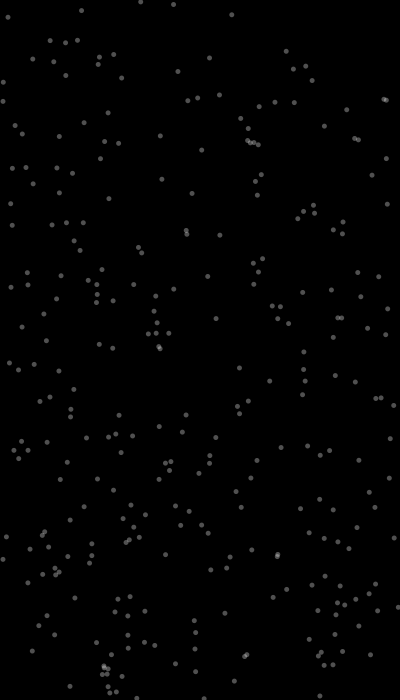
Frame 1 (no input)
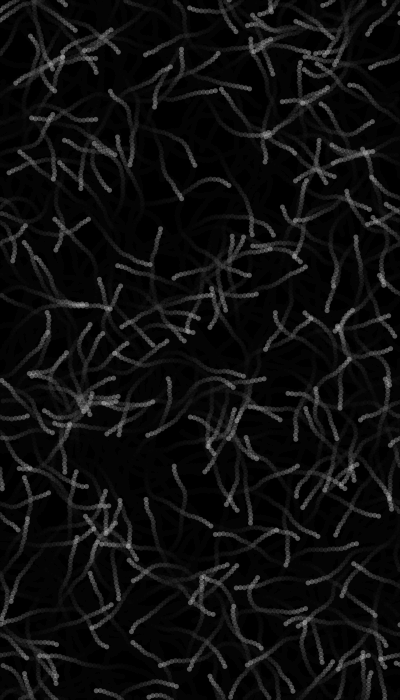
Frame 60 (the mouse pressed at the canvas centre just before this capture)
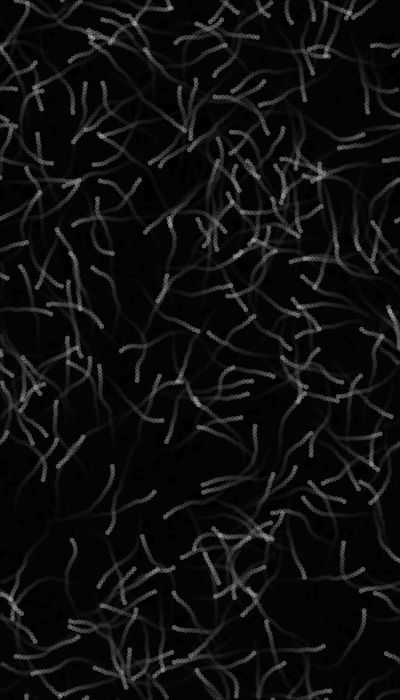
Frame 120 (the mouse held since frame 60 and released just before this capture)

The Processing sketch that drew these frames (run headless with seeded random() and noise(); from frame 60 on, the mouse is pressed at the canvas centre):

// Processing sketch: processing_37124
// ── processing_37124.pde


int totalSM = 300;
float[] xpos = new float[totalSM];
float[] ypos = new float[totalSM];
float[] squiggles = new float[totalSM];
int monkeysize = 5;
float x=0;
float y=0;
float a=0;
float b=0;
float O=random(TWO_PI);
float L=4;
int move = 0;

void setup() {
  noStroke();
  size(400, 700);
  background(0);
  for (int i = 0; i < totalSM; i++) {
    xpos[i] = random(width);
    ypos[i] = random(height);
    squiggles[i] = random(TWO_PI);
  }
}

void draw() {

  if (dist(pmouseX, pmouseY, mouseX, mouseY) == 0) {
    if (move>0) {
      move = move - 1;
    }
    if (move <= 0) {
      noCursor();
    }
  }


  if (move>0) {


    cursor(HAND);

    for (int count = 0; count < totalSM; count++) {
      xpos[count]= xpos[count] + (mouseX - xpos[count])/40;
      ypos[count]= ypos[count] + (mouseY - ypos[count])/40;

      fill(255, 255, 255, 100);
      ellipse(xpos[count], ypos[count], monkeysize, monkeysize);
    }
  }
  fill(0, 0, 0, 30);
  rect(0, 0, width, height);
  fill(255, 255, 255, 80);
  for (int i = 0; i < totalSM; i++) {
    ellipse(xpos[i], ypos[i], monkeysize, monkeysize);
    xpos[i]=xpos[i]+L*cos(squiggles[i]);
    ypos[i]=ypos[i]+L*sin(squiggles[i]);
    squiggles[i]=squiggles[i]+random(-PI/10.0, PI/10.0);

    if (xpos[i] > width) {
      xpos[i] = 0;
    }
    if (ypos[i] > height) {
      ypos[i] = 0;
    }
    if (xpos[i] < 0) {
      xpos[i] = width;
    }
    if (ypos[i] < 0) {
      ypos[i] = height;
    }
  }
}

void mouseMoved() {
  move = 45;
}

void mouseClicked() {
}
